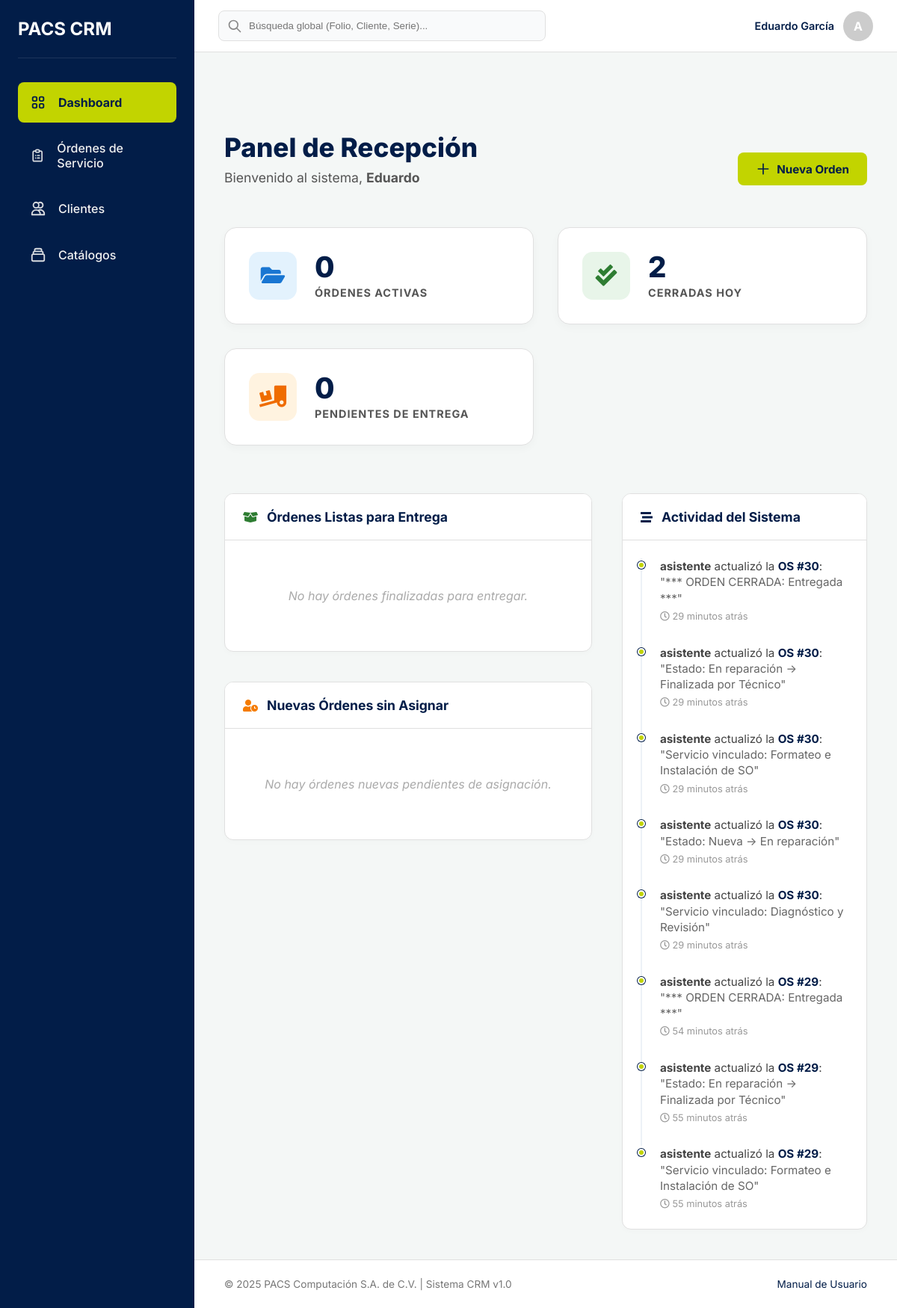
Page /dashboards/recepcion/ (signed in) on the committed database.
### gestion_ordenes/models.py (models this page shows, shortened)
class BitacoraOrden(models.Model):
    orden = models.ForeignKey(OrdenServicio, on_delete=models.CASCADE, related_name="bitacora")
    usuario = models.ForeignKey(settings.AUTH_USER_MODEL, on_delete=models.SET_NULL, null=True, related_name="entradas_bitacora")
    fecha_hora = models.DateTimeField(auto_now_add=True, verbose_name="Fecha y Hora")
    descripcion = models.TextField()
    class Meta:
        verbose_name = "Entrada de Bitácora"
        verbose_name_plural = "Bitácora de Órdenes" # Ajustado para claridad
        ordering = ['-fecha_hora'] # Mostrar las entradas más recientes primero

class OrdenServicio(models.Model):
    ESTADO_NUEVA = 'Nueva'
    ESTADO_DIAGNOSTICO = 'En diagnóstico'
    ESTADO_ESPERANDO_AUTORIZACION = 'Esperando autorización'
    ESTADO_ESPERANDO_REFACCION = 'Esperando refacción'
    ESTADO_EN_REPARACION = 'En reparación'
    ESTADO_FINALIZADA_TECNICO = 'Finalizada por Técnico'
    ESTADO_ENTREGADA = 'Entregada'
    ESTADO_CANCELADA = 'Cancelada'
    ESTADO_OPCIONES = [
        (ESTADO_NUEVA, 'Nueva'),
        (ESTADO_DIAGNOSTICO, 'En diagnóstico'),
        (ESTADO_ESPERANDO_AUTORIZACION, 'Esperando autorización'),
        (ESTADO_ESPERANDO_REFACCION, 'Esperando refacción'),
        (ESTADO_EN_REPARACION, 'En reparación'),
        (ESTADO_FINALIZADA_TECNICO, 'Finalizada por Técnico'),
        (ESTADO_ENTREGADA, 'Entregada'),
        (ESTADO_CANCELADA, 'Cancelada'),
    ]
    PRIORIDAD_BAJA = 'Baja'
    PRIORIDAD_NORMAL = 'Normal'
    PRIORIDAD_ALTA = 'Alta'
    PRIORIDAD_OPCIONES = [
        (PRIORIDAD_BAJA, 'Baja'),
        (PRIORIDAD_NORMAL, 'Normal'),
        (PRIORIDAD_ALTA, 'Alta'),
    ]
    cliente = models.ForeignKey(Cliente, on_delete=models.PROTECT, related_name="ordenes")
    equipo = models.ForeignKey(Equipo, on_delete=models.PROTECT, related_name="ordenes")
    asistente_receptor = models.ForeignKey(
        settings.AUTH_USER_MODEL,
        on_delete=models.SET_NULL,
        null=True,
        related_name="ordenes_recibidas",
        verbose_name="Asistente que recibió"
    )
    tecnico_asignado = models.ForeignKey(
        settings.AUTH_USER_MODEL,
        on_delete=models.SET_NULL,
        null=True,
        blank=True, # Puede no asignarse de inmediato
        related_name="ordenes_asignadas",
        verbose_name="Técnico asignado"
    )
    servicios = models.ManyToManyField(
        TipoServicio,
        blank=True, # Puede que no se aplique un servicio del catálogo
        related_name="ordenes",
        verbose_name="Servicios aplicados"
    )
    descripcion_falla = models.TextField(verbose_name="Descripción de la falla")
    contrasena_equipo = models.CharField(max_length=255, blank=True, null=True, verbose_name="Contraseña del equipo (Encriptada)") # Recordar encriptar/desencriptar en las vistas <-------------------
    estado = models.CharField(max_length=50, choices=ESTADO_OPCIONES, default=ESTADO_NUEVA)
    prioridad = models.CharField(max_length=20, choices=PRIORIDAD_OPCIONES, default=PRIORIDAD_NORMAL)
    fecha_creacion = models.DateTimeField(auto_now_add=True, verbose_name="Fecha de creación")
    fecha_cierre = models.DateTimeField(blank=True, null=True, verbose_name="Fecha de cierre")
    class Meta:
        verbose_name = "Orden de Servicio"
        verbose_name_plural = "Órdenes de Servicio"
        ordering = ['-fecha_creacion'] # Mostrar las más recientes primero por defecto

### dashboard/views.py (the view)
# urls.py: path('recepcion/', views.dashboard_recepcion, name='dashboard_recepcion'),
@login_required
def dashboard_recepcion(request):
    now_local = timezone.localtime()
    inicio_dia = now_local.replace(hour=0, minute=0, second=0, microsecond=0)
    fin_dia = now_local.replace(hour=23, minute=59, second=59, microsecond=999999)
    total_abiertas = OrdenServicio.objects.exclude(
        estado__in=[
            OrdenServicio.ESTADO_ENTREGADA,
            OrdenServicio.ESTADO_CANCELADA
        ]
    ).count()
    cerradas_hoy = OrdenServicio.objects.filter(
        fecha_cierre__range=(inicio_dia, fin_dia)
    ).count()
    ordenes_para_entrega = OrdenServicio.objects.filter(
        estado=OrdenServicio.ESTADO_FINALIZADA_TECNICO
    ).select_related('cliente', 'equipo').order_by('-fecha_creacion')[:5]
    ordenes_sin_asignar = OrdenServicio.objects.filter(
        estado=OrdenServicio.ESTADO_NUEVA,
        tecnico_asignado__isnull=True
    ).select_related('cliente', 'equipo').order_by('-fecha_creacion')[:5]
    ultimas_bitacoras = BitacoraOrden.objects.select_related('orden', 'usuario').order_by('-fecha_hora')[:8]
    context = {
        'kpi_abiertas': total_abiertas,
        'kpi_cerradas_hoy': cerradas_hoy,
        'ordenes_para_entrega': ordenes_para_entrega,
        'ordenes_sin_asignar': ordenes_sin_asignar,
        'feed_actividad': ultimas_bitacoras,
    }
    return render(request, 'dashboard/dash_recepcion.html', context)

### dashboard/templates/dashboard/dash_recepcion.html (shortened to what this page needs)
{% extends 'base.html' %}
{% block content %}
<div class="dashboard-container">
    <header class="dashboard-header">
        <div class="header-info">
            <h1 class="page-title">Panel de Recepción</h1>
            <p class="welcome-text">Bienvenido al sistema, <strong>{{ user.first_name|default:user.username }}</strong></p>
        </div>
        <a href="{% url 'crear_orden' %}" class="btn btn-action">
            <svg style="width:20px;height:20px;" fill="none" stroke="currentColor" viewBox="0 0 24 24">
                <path stroke-linecap="round" stroke-linejoin="round" stroke-width="2" d="M12 4v16m8-8H4"></path>
            </svg>
            Nueva Orden
        </a>
    </header>
    <section class="kpi-section">
        <div class="kpi-grid">
            <div class="kpi-card">
                <div class="kpi-icon-box bg-active"><i class="fas fa-folder-open"></i></div>
                <div class="kpi-numbers">
                    <h3>{{ kpi_abiertas }}</h3>
                    <p>Órdenes Activas</p>
                </div>
            </div>
            <div class="kpi-card">
                <div class="kpi-icon-box bg-closed"><i class="fas fa-check-double"></i></div>
                <div class="kpi-numbers">
                    <h3>{{ kpi_cerradas_hoy }}</h3>
                    <p>Cerradas Hoy</p>
                </div>
            </div>
            <div class="kpi-card">
                <div class="kpi-icon-box bg-delivery"><i class="fas fa-truck-loading"></i></div>
                <div class="kpi-numbers">
                    <h3>{{ ordenes_para_entrega.count }}</h3>
                    <p>Pendientes de Entrega</p>
                </div>
            </div>
        </div>
    </section>
    <div class="dashboard-main-grid">
        <div class="tasks-column">
            <div class="panel-card" style="margin-bottom: 2.5rem;">
                <div class="panel-header">
                    <i class="fas fa-box-open" style="color: #2e7d32;"></i>
                    <h2>Órdenes Listas para Entrega</h2>
                </div>
                {% if ordenes_para_entrega %}
                    <div>
                        {% for orden in ordenes_para_entrega %}
                        <a href="{% url 'detalle_orden' orden.id %}" class="row-link">
                            <div class="row-main">
                                <span class="row-title">#{{ orden.id }} — {{ orden.cliente.nombre_completo }}</span>
                                <div class="row-sub">
                                    <span class="status-dot" style="background: #2e7d32;"></span>
                                    {{ orden.equipo.tipo_equipo }} | {{ orden.equipo.marca }} {{ orden.equipo.modelo }}
                                </div>
                            </div>
                            <i class="fas fa-chevron-right" style="color: #ccc;"></i>
                        </a>
                        {% endfor %}
                    </div>
                {% else %}
                    <div class="empty-msg">No hay órdenes finalizadas para entregar.</div>
                {% endif %}
            </div>
            <div class="panel-card">
                <div class="panel-header">
                    <i class="fas fa-user-clock" style="color: #f57c00;"></i>
                    <h2>Nuevas Órdenes sin Asignar</h2>
                </div>
                {% if ordenes_sin_asignar %}
                    <div>
                        {% for orden in ordenes_sin_asignar %}
                        <a href="{% url 'editar_orden' orden.id %}" class="row-link">
                            <div class="row-main">
                                <span class="row-title">#{{ orden.id }} — {{ orden.cliente.nombre_completo }}</span>
                                <div class="row-sub">
                                    <i class="far fa-calendar-alt"></i> Ingreso: {{ orden.fecha_creacion|date:"d/m H:i" }}
                                </div>
                            </div>
                            <span class="btn btn-primary" style="padding: 0.4rem 0.8rem; font-size: 0.8rem;">Asignar</span>
                        </a>
                        {% endfor %}
                    </div>
                {% else %}
                    <div class="empty-msg">No hay órdenes nuevas pendientes de asignación.</div>
                {% endif %}
            </div>
        </div>
        <div class="activity-column">
            <div class="panel-card">
                <div class="panel-header">
                    <i class="fas fa-stream" style="color: var(--color-primario);"></i>
                    <h2>Actividad del Sistema</h2>
                </div>
                <div class="activity-feed">
                    {% for entrada in feed_actividad %}
                    <div class="feed-item">
                        <div class="feed-marker"></div>
                        <div class="feed-content">
                            <strong>{{ entrada.usuario.username }}</strong> actualizó la
                            <a href="{% url 'detalle_orden' entrada.orden.id %}" style="color: var(--color-primario); font-weight: 700; text-decoration: none;">OS #{{ entrada.orden.id }}</a>:
                            <br>
                            <span style="color: #666;">"{{ entrada.descripcion|truncatechars:65 }}"</span>
                            <span class="feed-time"><i class="far fa-clock"></i> {{ entrada.fecha_hora|timesince }} atrás</span>
                        </div>
                    </div>
                    {% empty %}
                        <div class="empty-msg">Sin actividad reciente.</div>
                    {% endfor %}
                </div>
            </div>
        </div>
    </div>
</div>
{% endblock %}
{% block extra_js %}
<link rel="stylesheet" href="https://cdnjs.cloudflare.com/ajax/libs/font-awesome/5.15.4/css/all.min.css">
{% endblock %}

### templates/base.html (shortened to what this page needs)
{% load static %}
<!DOCTYPE html>
<html lang="es">
<head>
</head>
<body>
    <aside class="sidebar" id="sidebar">
        <div class="sidebar-header">
            <h2 style="color: white;">PACS CRM</h2>
        </div>
        <nav class="sidebar-nav">
            <ul>
                <li>
                    <a href="{% url 'dashboard_home' %}" class="{% if 'dashboards' in request.path %}active{% endif %}">
                        <span>Dashboard</span>
                    </a>
                </li>
                <li>
                    <a href="{% url 'lista_ordenes' %}" class="{% if 'ordenes' in request.path %}active{% endif %}">
                        <span>Órdenes de Servicio</span>
                    </a>
                </li>
                <li>
                    <a href="{% url 'lista_clientes' %}" class="{% if 'clientes' in request.path %}active{% endif %}">
                        <svg class="nav-icon" fill="none" stroke="currentColor" viewBox="0 0 24 24"><path stroke-linecap="round" stroke-linejoin="round" stroke-width="2" d="M12 4.354a4 4 0 110 5.292M15 21H3v-1a6 6 0 0112 0v1zm0 0h6v-1a6 6 0 00-9-5.197M13 7a4 4 0 11-8 0 4 4 0 018 0z"></path></svg>
                        <span>Clientes</span>
                    </a>
                </li>
                <li>
                    <a href="{% url 'lista_catalogos' %}" class="{% if 'catalogos' in request.path %}active{% endif %}">
                        <span>Catálogos</span>
                    </a>
                </li>
            </ul>
        </nav>
    </aside>
    <header class="navbar">
        <div class="navbar-search">
            <svg class="search-icon" fill="none" stroke="currentColor" viewBox="0 0 24 24"><path stroke-linecap="round" stroke-linejoin="round" stroke-width="2" d="M21 21l-6-6m2-5a7 7 0 11-14 0 7 7 0 0114 0z"></path></svg>
            <input type="text" placeholder="Búsqueda global (Folio, Cliente, Serie)...">
        </div>
        <div class="navbar-user-area">
            <div class="user-profile">
                <span class="user-name">{{ user.get_full_name|default:user.username }}</span>
                <div style="width:40px;height:40px;background:#ccc;border-radius:50%;display:flex;align-items:center;justify-content:center;color:white;font-weight:bold;">
                    {{ user.username|slice:":1"|upper }}
                </div>
            </div>
        </div>
    </header>
    <main class="main-content">
        {% block content %}{% endblock %}
    </main>
    <footer class="footer">
        <div>© 2025 PACS Computación S.A. de C.V. | Sistema CRM v1.0</div>
        <div><a href="#" style="color:var(--color-primario);text-decoration:none;">Manual de Usuario</a></div>
    </footer>
    {% block extra_js %}{% endblock %}
</body>
</html>

### rows in the picture
BitacoraOrden: usuario.username "asistente", orden.id "30", descripcion "*** ORDEN CERRADA: Entregada ***", fecha_hora "29 minutos"
BitacoraOrden: usuario.username "asistente", orden.id "30", descripcion "Estado: En reparación -> Finalizada por Técnico", fecha_hora "29 minutos"
BitacoraOrden: usuario.username "asistente", orden.id "30", descripcion "Servicio vinculado: Formateo e Instalación de SO", fecha_hora "29 minutos"
BitacoraOrden: usuario.username "asistente", orden.id "30", descripcion "Estado: Nueva -> En reparación", fecha_hora "29 minutos"
BitacoraOrden: usuario.username "asistente", orden.id "30", descripcion "Servicio vinculado: Diagnóstico y Revisión", fecha_hora "29 minutos"
BitacoraOrden: usuario.username "asistente", orden.id "29", descripcion "*** ORDEN CERRADA: Entregada ***", fecha_hora "54 minutos"
BitacoraOrden: usuario.username "asistente", orden.id "29", descripcion "Estado: En reparación -> Finalizada por Técnico", fecha_hora "55 minutos"
BitacoraOrden: usuario.username "asistente", orden.id "29", descripcion "Servicio vinculado: Formateo e Instalación de SO", fecha_hora "55 minutos"

### other values in the picture
{{ user.get_full_name|default:user.username }} "Eduardo García"
{{ user.username|slice:":1"|upper }} "A"
{{ user.first_name|default:user.username }} "Eduardo"
{{ kpi_abiertas }} "0"
{{ kpi_cerradas_hoy }} "2"
{{ ordenes_para_entrega.count }} "0"
